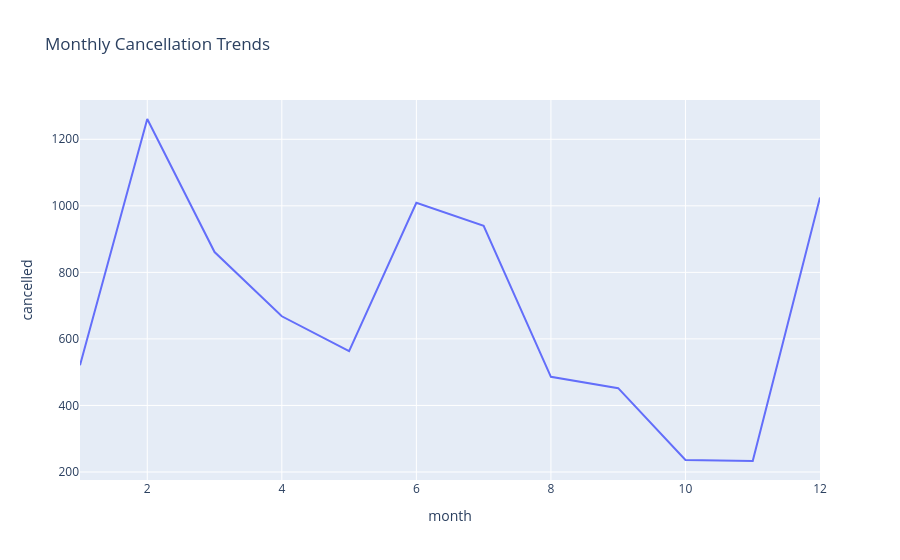

The notebook cell saved with this chart:
### Markdown cell above
### Monthly Cancellation Trends

### Code cell
cancel = df.groupby('month')['cancelled'].sum().reset_index()
fig = px.line(cancel, x='month', y='cancelled', title='Monthly Cancellation Trends')
fig.show()

### Figure 1 — Plotly figure (JSON) as saved in the notebook; plotly's stock layout.template omitted (floating-point values rounded to 4 significant figures)
{"data": [{"hovertemplate": "month=%{x}<br>cancelled=%{y}<extra></extra>", "legendgroup": "", "line": {"color": "#636efa", "dash": "solid"}, "marker": {"symbol": "circle"}, "mode": "lines", "name": "", "orientation": "v", "showlegend": false, "type": "scatter", "x": [1, 2, 3, 4, 5, 6, 7, 8, 9, 10, 11, 12], "xaxis": "x", "y": [521, 1261, 861, 668, 563, 1009, 940, 486, 452, 236, 233, 1025], "yaxis": "y"}], "layout": {"legend": {"tracegroupgap": 0}, "title": {"text": "Monthly Cancellation Trends"}, "xaxis": {"anchor": "y", "domain": [0, 1], "title": {"text": "month"}}, "yaxis": {"anchor": "x", "domain": [0, 1], "title": {"text": "cancelled"}}}}
